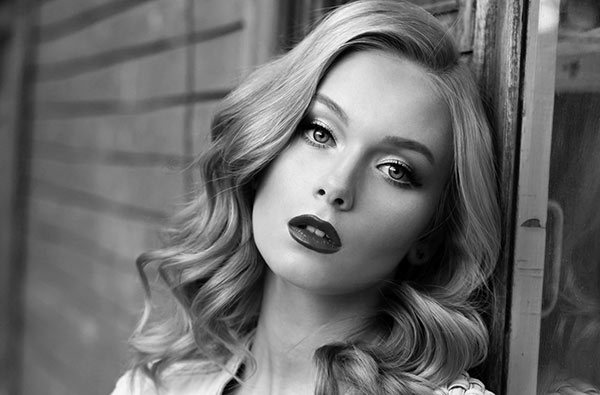
#> input picture abc.jpg, 600 x 395 px, found by its file name
$ python Untitled-1.py
#> lines starting #> are read from the running program, lines starting #| are printed output that depends on the picture
import sys
import cv2
from matplotlib import pyplot as plt
img=cv2.imread("C:\\Users\\Rohit\\Downloads\\abc.jpg",cv2.IMREAD_ANYCOLOR)
#> img is the input picture: shape (395, 600, 3); min 0, max 255, mean 106.5
img_negative=255-img # each pixel lai subtract
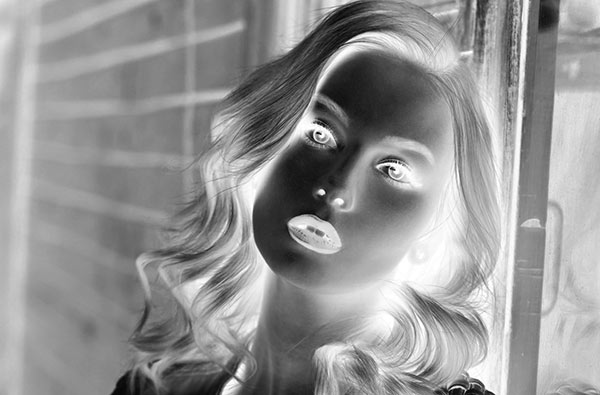
#> img_negative: shape (395, 600, 3); min 0, max 255, mean 148.5
print(img)
#> (printed output is left out)
print(img_negative)
#> (printed output is left out)

plt.hist(img.ravel(),256,[0,256]);plt.show()
#> after `plt.hist(img.ravel(), 256, [0, 256])`:
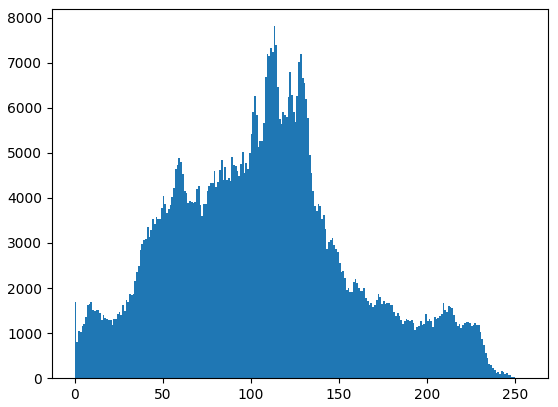
#> figure drawn by matplotlib, 1 panel; tallest bar 7809 high, from x = 113 to 114

dimension=img.shape
#> dimension = (395, 600, 3)
print("dimesion =",dimension)
#| dimesion = (395, 600, 3)

while True:
    cv2.imshow("lenna",img)
    cv2.imshow("negative",img_negative)
    cv2.waitKey(0)
    sys.exit()
#> (the program exits here)

$ run again, with saltnpepa.jpg copied over abc.jpg
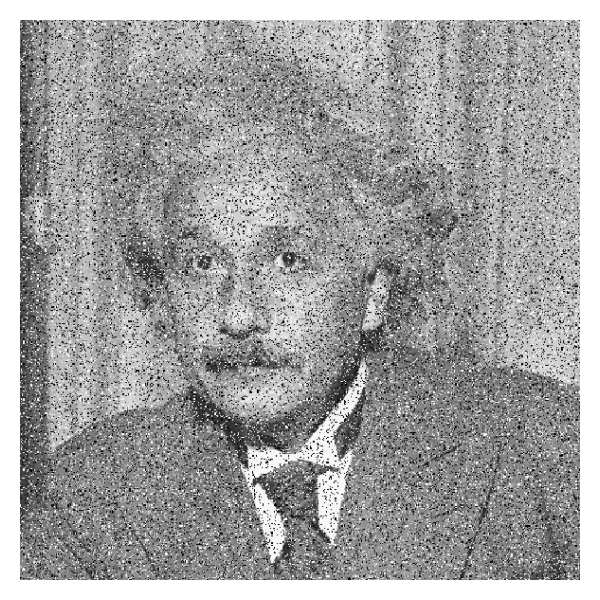
#> input picture saltnpepa.jpg, 600 x 600 px, found by its file name
#> img is the input picture: shape (600, 600, 3); min 0, max 255, mean 160.7
#> `img_negative=255-img`:
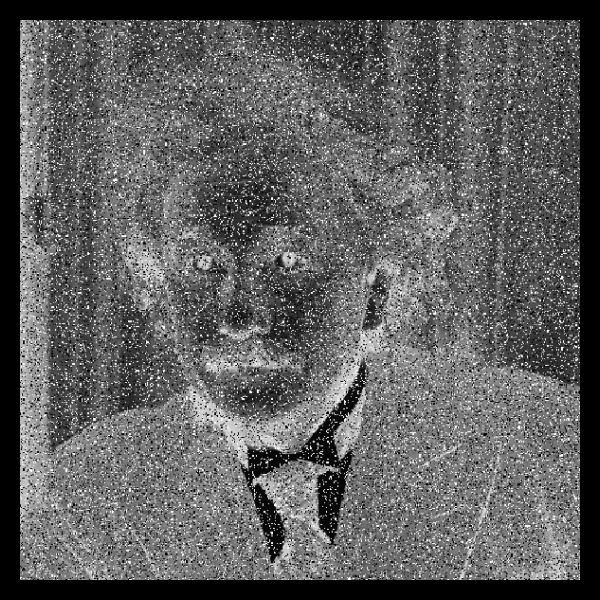
#> img_negative: shape (600, 600, 3); min 0, max 255, mean 94.3
#> (printed output is left out)
#> (printed output is left out)
#> `plt.hist(img.ravel(), 256, [0, 256])`:
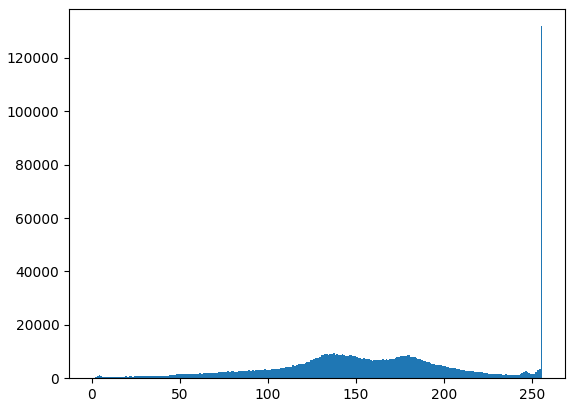
#> figure drawn by matplotlib, 1 panel; tallest bar 131898 high, from x = 255 to 256
#| dimesion = (600, 600, 3)
